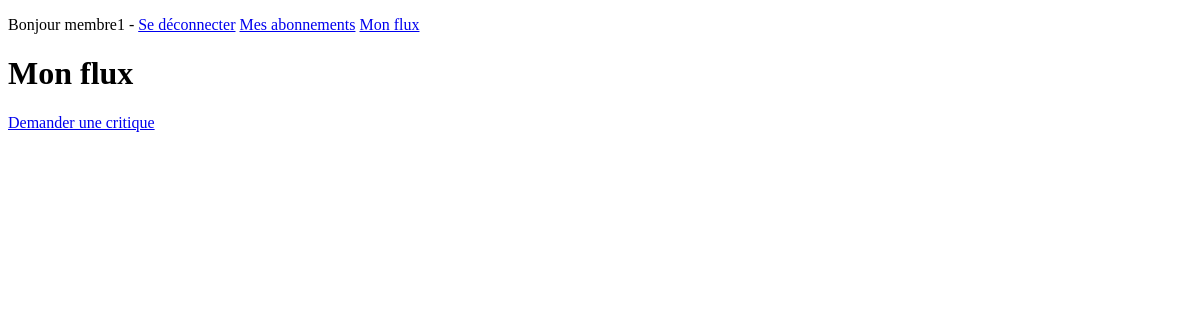
/flow (signed in), run on an earlier commit of the app's database.
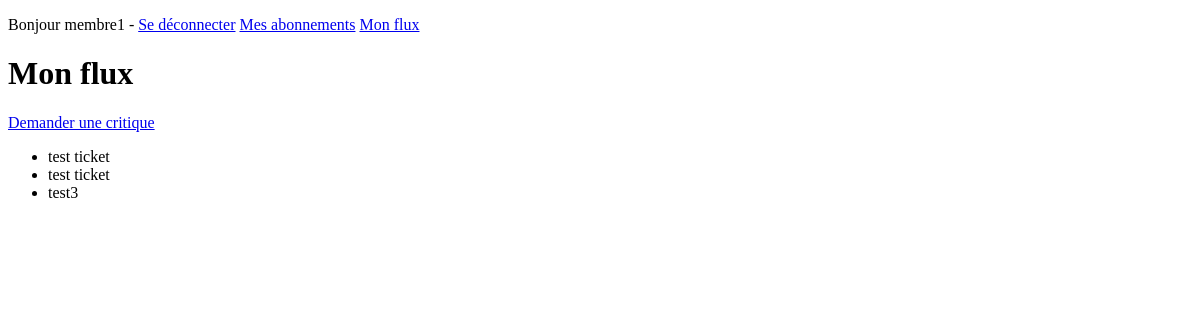
And on a later commit of the database.
### feed/models.py (models this page shows, shortened)
class Ticket(models.Model):
    objects = models.Manager()
    title = models.CharField(max_length=128)
    description = models.TextField(max_length=2048, blank=True)
    user = models.ForeignKey(
        to=settings.AUTH_USER_MODEL,
        on_delete=models.CASCADE
    )
    image = models.ImageField(null=True, blank=True)
    time_created = models.DateTimeField(auto_now_add=True)
    IMAGE_MAX_SIZE = (800, 800)

### feed/views.py (the view)
# urls.py: path('flow', views.flow, name='my-flow')
@login_required
def flow(request):
    tickets = Ticket.objects.all()
    return render(request, 'feed/flow.html', {'tickets': tickets})

### feed/templates/feed/flow.html
{% extends "base.html" %}
{% block content %}
    <h1>Mon flux</h1>
    <a href="{% url 'feed:ticket-create' %}">Demander une critique</a>
    <ul>
        {% for ticket in tickets %}
        <li>{{ ticket.title }}</li>
        {% endfor %}
    </ul>
{% endblock content %}

What changed in the data, as far as the page shows it:
added Ticket: title "test ticket"
added Ticket: title "test ticket"
added Ticket: title "test3"
